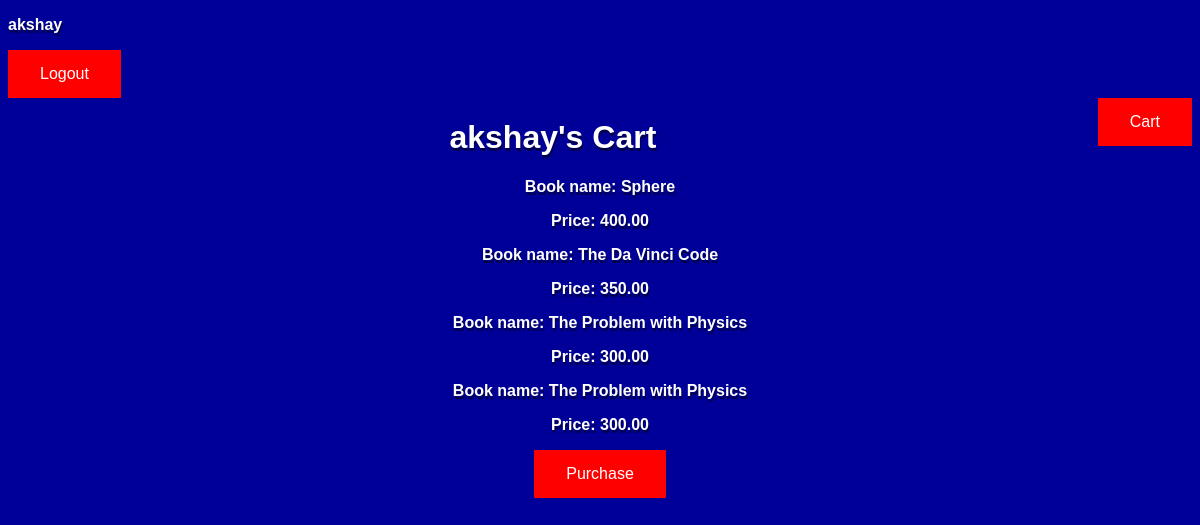
The app's page /cart/ (signed in) with its own data.
### cart/models.py (models this page shows)
class cart(models.Model):
	user_name = models.ForeignKey(User,default=None, on_delete=models.SET_DEFAULT)
	book_name = models.ForeignKey(Books,default=None, on_delete=models.SET_DEFAULT)

### Books/models.py (models this page shows, shortened)
class Books(models.Model):
	title = models.CharField(max_length=100)
	author = models.CharField(max_length=100)
	genre = models.CharField(max_length=80)
	description = models.TextField(blank=True, null=True)
	price = models.DecimalField(decimal_places=2, max_digits=5)
	slug = models.SlugField(unique=True)
	def __str__(self):
		return self.title

### cart/views.py (the view)
# urls.py: path('', views.cartview, name='cartview'),
def cartview(request):
	carts = cart.objects.filter(user_name=request.user)
	return render(request,'cart/cartview.html',{'carts':carts})

### cart/templates/cart/cartview.html
{% extends 'base_layout.html' %}
{% block content %}
<h1>{{ request.user }}'s Cart</h1>
{% for item in carts %}
<p>Book name: {{ item.book_name }}</p>
<p>Price: {{ item.book_name.price }}<p>
{% endfor %}
<a href="{% url 'cart:billing' %}"><button type="submit">Purchase</button></a>
{% endblock %}

### templates/base_layout.html (shortened to what this page needs)
<!DOCTYPE html>
<html>
<head>
</head>
<body>
	<p>{{ request.user }}</p>
	<form action="{% url 'accounts:logout' %}" method="post">
		<button type="submit">Logout</button>
	</form>
	<div class="cart">
		<form action="{% url 'cart:cartview' %}" method="post">
			<button type="submit">Cart</button>
		</form>
	</div>
	<center>
		<div>
			{% block content %}
			{% endblock %}
		</div>
	</center>
</body>
</html>

### templates/base_layout.html (style rules this page uses)
body { transition: 2s; height: 100%; background-color: #000099; font-family: 'Arimo', sans-serif; font-color: #999999; }
h1,p { font-family: 'Arimo', sans-serif; font-weight: 700; color: white; text-shadow: 1px 3px rgba(0,0,0,0.5); }
a { font-family: 'Arimo', sans-serif; font-weight: 700; color: green; text-shadow: 1px 3px rgba(0,0,0,0.5); }
button { background-color: red; border: none; color: white; padding: 15px 32px; text-align: center; text-decoration: none; display: inline-block; font-size: 16px; }
html { height: 100%; }
.cart { float:right; }

### records on screen
cart: book_name "Sphere", book_name.price "400.00"
cart: book_name "The Da Vinci Code", book_name.price "350.00"
cart: book_name "The Problem with Physics", book_name.price "300.00"
cart: book_name "The Problem with Physics", book_name.price "300.00"

### other values on screen
{{ request.user }} "akshay"
